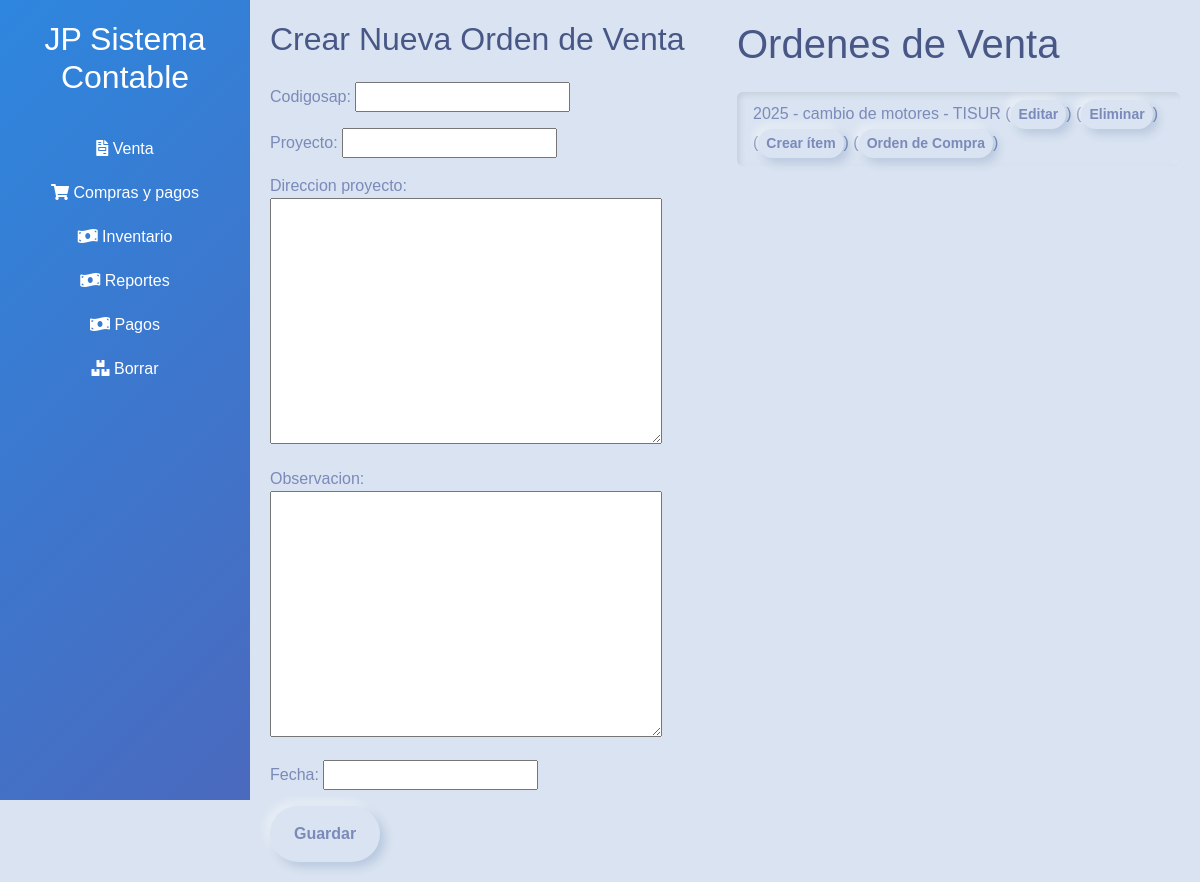
Before: /ordenventa/ with the older database file.
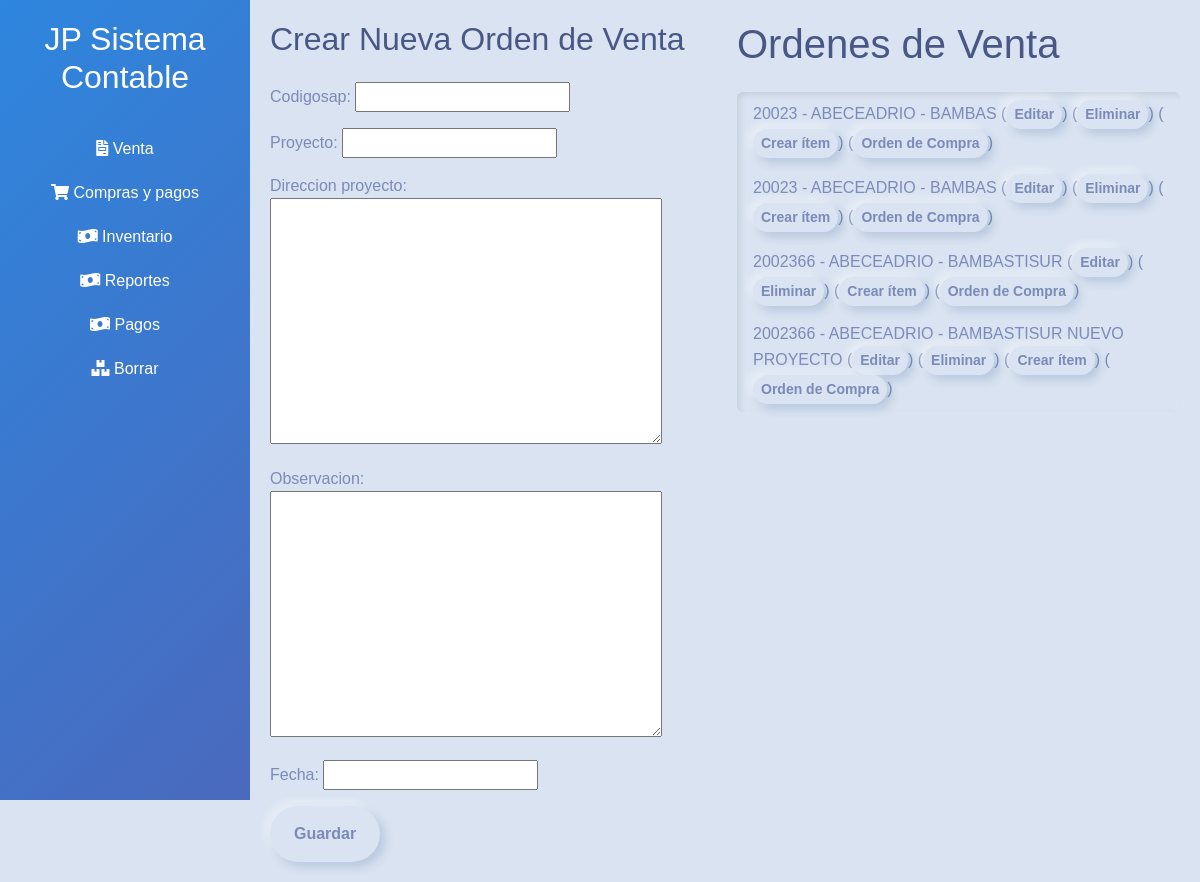
After: the same page with the newer database file.
### ordenventa/models.py (models this page shows, shortened)
class OrdenVenta(models.Model):
    codigosap = models.CharField(max_length=50)
    proyecto = models.CharField(max_length=255)
    direccion_proyecto = models.TextField()
    observacion = models.TextField()
    fecha = models.DateField()

### ordenventa/views.py (the view, shortened to what this page needs)
# urls.py: path("", OrdenVentaCRUDView.as_view(), name="ordenventa-crud"),
class OrdenVentaCRUDView(View):
    template_name = "ordenventa_crud.html"
    def get(self, request, *args, **kwargs):
        action = request.GET.get("action", None)
        if action == "edit":
            orden_venta_id = request.GET.get("edit", None)
            if orden_venta_id:
                orden_venta = get_object_or_404(OrdenVenta, pk=orden_venta_id)
                form = OrdenVentaForm(instance=orden_venta)
            else:
                form = OrdenVentaForm()
        elif action == "delete":
            orden_venta_id = request.GET.get("delete", None)
            if orden_venta_id:
                orden_venta = get_object_or_404(OrdenVenta, pk=orden_venta_id)
                orden_venta.delete()
                return HttpResponseRedirect(reverse_lazy("ordenventa-crud"))
        else:
            form = OrdenVentaForm()
        ordenes_venta = OrdenVenta.objects.all()
        return render(
            request, self.template_name, {"ordenes_venta": ordenes_venta, "form": form}
        )

### ordenventa/forms.py
class OrdenVentaForm(forms.ModelForm):
    class Meta:
        model = OrdenVenta
        fields = ["codigosap", "proyecto", "direccion_proyecto", "observacion", "fecha"]

### ordenventa/templates/ordenventa_crud.html (shortened to what this page needs)
{% extends 'base.html' %}
{% block content %}
    <div class="row">
        <div class="col-md-6">
            <h2>Crear Nueva Orden de Venta</h2>
            <form method="post" action="{% url 'ordenventa-crud' %}" class="mt-4">
                {{ form.as_p }}
                <button type="submit" class="btn btn-primary">Guardar</button>
            </form>
        </div>
        <div class="col-md-6">
            <h1>Ordenes de Venta</h1>
            <ul class="list-group mt-4">
                {% for orden_venta in ordenes_venta %}
                    <li class="list-group-item">
                        {{ orden_venta.codigosap }} - {{ orden_venta.observacion }} - {{ orden_venta.proyecto }}
                        (<a href="{% url 'ordenventa-crud' %}?action=edit&edit={{ orden_venta.id }}" class="btn btn-warning btn-sm">Editar</a>)
                        (<a href="{% url 'ordenventa-crud' %}?action=delete&delete={{ orden_venta.id }}" class="btn btn-danger btn-sm">Eliminar</a>)
                        (<a href="{% url 'procesar_orden_venta_excel' ordenventa_id=orden_venta.id %}" class="btn btn-success btn-sm">Crear ítem</a>)
                        (<a href="{% url 'ver_items_orden_venta' ordenventa_id=orden_venta.id %}" class="btn btn-info btn-sm">Orden de Compra</a>)
                    </li>
                {% endfor %}
            </ul>
        </div>
    </div>
{% endblock %}

### core/templates/base.html (shortened to what this page needs)
<!DOCTYPE html>
<html lang="es">
<head>
    <link rel="stylesheet" type="text/css" href="https://bootswatch.com/5/morph/bootstrap.min.css">
    <link rel="stylesheet" href="https://cdnjs.cloudflare.com/ajax/libs/font-awesome/5.15.1/css/all.min.css">
</head>
<body>
    <div class="sidebar">
        <h2>JP Sistema Contable</h2>
        <ul>
            <li><a href="/ordenventa" data-theme="theme1"><i class="fas fa-file-invoice"></i> Venta</a></li>
            <li><a href="/ordencompra" data-theme="theme2"><i class="fas fa-shopping-cart"></i> Compras y pagos</a></li>
            <li><a href="/inventario/inventario" data-theme="theme3"><i class="fas fa-money-bill-wave"></i> Inventario</a></li>
            <li><a href="/inventario/inventario" data-theme="theme3"><i class="fas fa-money-bill-wave"></i> Reportes</a></li>
            <li><a href="/inventario" data-theme="theme3"><i class="fas fa-money-bill-wave"></i> Pagos</a></li>
            <li><a href="/ordenventa/ordenesventa" data-theme="theme4"><i class="fas fa-boxes"></i> Borrar</a></li>
        </ul>
    </div>
    <div class="content">
        {% block content %}{% endblock %}
    </div>
</body>
</html>

### core/templates/base.html (style rules this page uses)
body { font-family: Arial, sans-serif; margin: 0; padding: 0; }
.sidebar { height: 100vh; width: 250px; position: fixed; top: 0; left: 0; background: linear-gradient(135deg, #2e86de, #4a69bd); overflow-y: auto; padding-top: 20px; z-index: 1; }
.sidebar h2 { color: white; text-align: center; margin-bottom: 30px; }
.sidebar ul { list-style-type: none; padding: 0; margin: 0; }
.sidebar li { padding: 10px; text-align: center; }
.sidebar li a { display: block; color: white; text-decoration: none; transition: 0.3s; }
.content { margin-left: 250px; padding: 20px; }

Changed rows visible on the page:
removed OrdenVenta: codigosap "2025", observacion "cambio de motores", proyecto "TISUR"
added OrdenVenta: codigosap "20023", observacion "ABECEADRIO", proyecto "BAMBAS"
added OrdenVenta: codigosap "20023", observacion "ABECEADRIO", proyecto "BAMBAS"
added OrdenVenta: codigosap "2002366", observacion "ABECEADRIO", proyecto "BAMBASTISUR"
added OrdenVenta: codigosap "2002366", observacion "ABECEADRIO", proyecto "BAMBASTISUR NUEVO PROYECTO"
